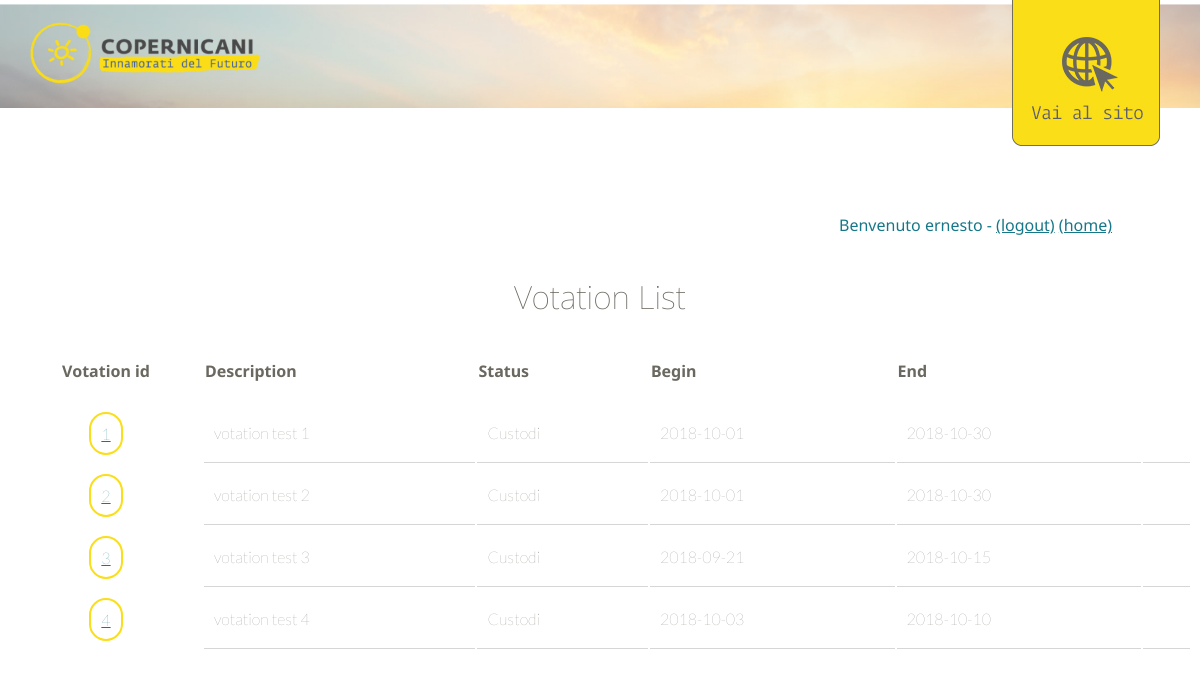
Before: /votation_list (signed in) with the older database file.
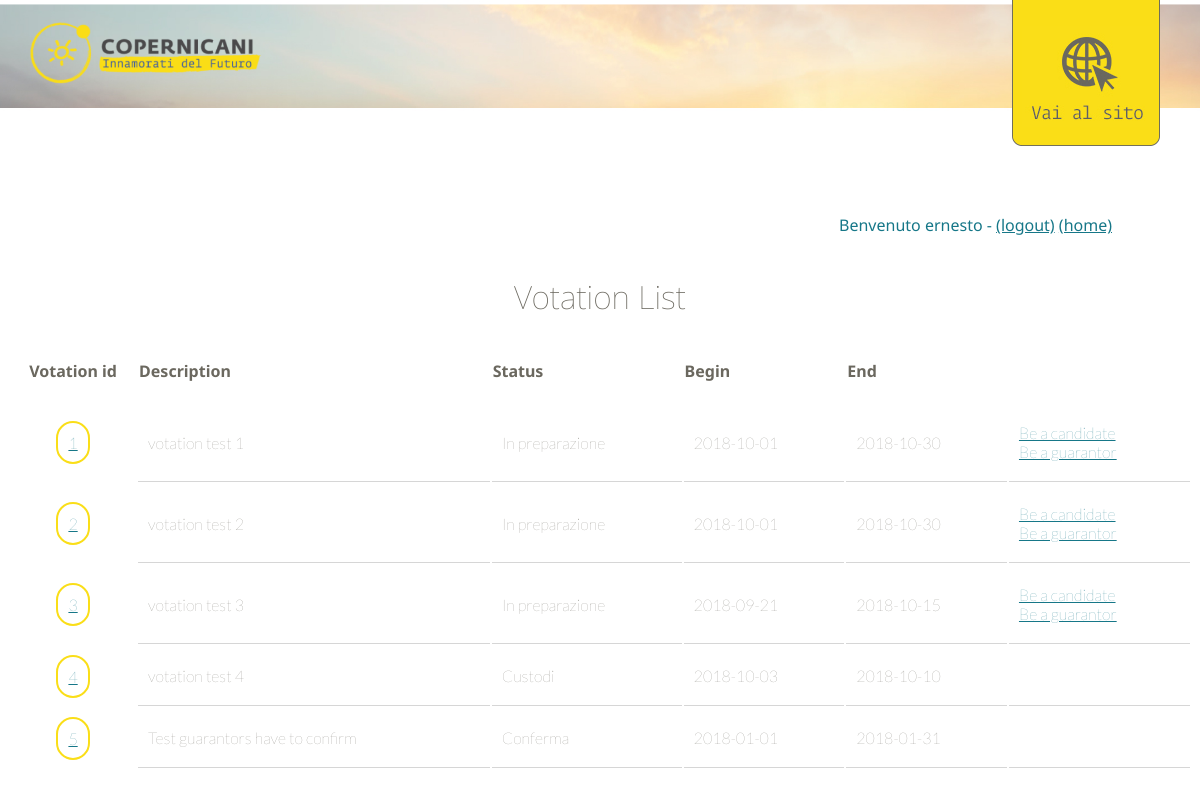
After: the same page with the newer database file.
### tables this page shows
CREATE TABLE votation
(
    votation_id integer primary key autoincrement,
    promoter_user_id integer not null,
    votation_description text unique not null,
    begin_date date not null,
    end_date date not null,
    votation_type text not null,
    votation_status integer not null
);

### web/index.py (the view)
@app.route("/votation_list", methods=['GET', 'POST'])
@login_required
def votation_list():
    votations_array = votation.load_votations()
    return render_template('votation_list_template.html', pagetitle="Votation List", \
    votations_array=votations_array,states=votation.states)

### web/dbmanager.py (called while the page is built)
def get_connection():
    conn = sqlite3.connect(config.DBPATH)
    conn.row_factory = sqlite3.Row
    conn.isolation_level = None # no commit needed
    return conn

### web/index.py (called while the page is built)
@login_manager.user_loader
def load_user(user_name):
    u = user.User(user_name)
    if u.is_valid():
        return u
    return None

### web/user.py (called while the page is built)
def load_user_by_id(user_id):
    u = None
    conn = dbmanager.get_connection()
    c = conn.cursor()
    c.execute("select * from voting_user where user_id = ?", (user_id,) )
    row = c.fetchone()
    if row:
        u = user_dto()
        u.user_id = row['user_id']
        u.user_name = row['user_name']
        u.pass_word = row['pass_word']
    c.close()
    conn.close()
    return u

def load_user_by_username(user_name):
    u = None
    conn = dbmanager.get_connection()
    c = conn.cursor()
    c.execute("select * from voting_user where user_name = ?", (user_name,) )
    row = c.fetchone()
    if row:
        u = user_dto()
        u.user_id = row['user_id']
        u.user_name = row['user_name']
        u.pass_word = row['pass_word']
    c.close()
    conn.close()
    return u

    def is_valid(self):
        return self.u != None

### web/templates/votation_list_template.html
{% extends "base_template.html" %} {% block body %}
<div class="boxList">
    <div style="overflow-x:auto;">
        <table class="tabVotatioList">
        <tr class="intestazioneTab">
            <th class="idVotation">Votation id</th>
            <th>Description</th>
            <th>Status</th>
            <th>Begin</th>
            <th>End</th>
            <th></th>
        </tr>
        {% for v in votations_array %}
        <tr class="rigaTab {% if v.promoter_user.user_id == current_user.u.user_id %}myVote{% endif %}">
            <td class="idVotation">
                <a href="/votation_detail/{{v.votation_id}}">
                    <span>{{v.votation_id}}</span>
                </a>
            </td>
            <td>{{v.votation_description}}</td>
            <td><span>{{states[v.votation_status]}}</span></td>
            <td>{{v.begin_date}}</td>
            <td>{{v.end_date}}</td>
            <td>
                {% if v.votation_status == 0 %}
                <a href="/be_a_candidate/{{v.votation_id}}">Be a candidate</a><br/>
                <a href="/be_a_guarantor/{{v.votation_id}}">Be a guarantor</a>
                {% endif %}
            </td>
        </tr>
        {% endfor %}
    </table>
    </div>
</div>
{% endblock %}

Changed rows visible on the page:
changed votation "votation test 1": votation_status "Custodi" → "In preparazione"; now shows "Be a candidate Be a guarantor"
changed votation "votation test 2": votation_status "Custodi" → "In preparazione"; now shows "Be a candidate Be a guarantor"
changed votation "votation test 3": votation_status "Custodi" → "In preparazione"; now shows "Be a candidate Be a guarantor"
added votation: votation_id "5", votation_description "Test guarantors have to confirm", votation_status "Conferma", begin_date "2018-01-01", end_date "2018-01-31"
